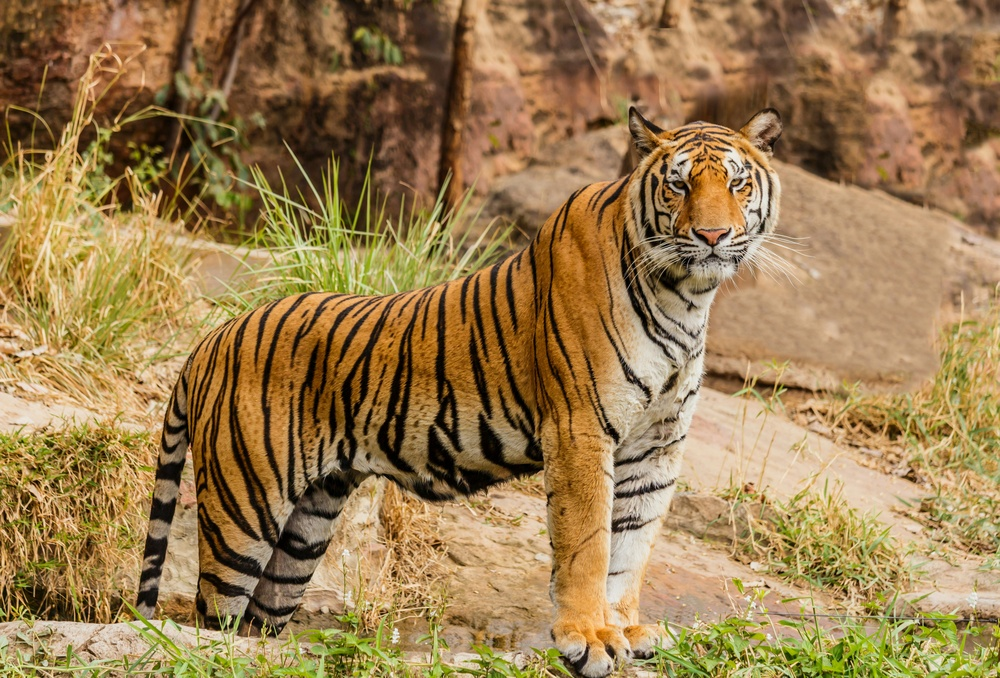
#> input picture Computer-Vision/Homework-1/tiger.jpg, 1000 x 678 px, shrunk from 4427 x 3000 before the run
$ jupyter execute Homework.ipynb
#> lines starting #> are read from the running program, lines starting #| are printed output that depends on the picture
# HOMEWORK 1

After the installation of Anaconda, jupyter notebook and the required virtual environment, you will have to test that everything has been set up correctly. For that purpose, you will have to execute the following code and run it without errors.

The code loads an image and creates a picture collage consisting of 4 pictures. Each of the four pictures is a version of the original image with the colour channels swapped.

You will have to also finish some part of the code :-)

[cell 1]
import cv2
import numpy as np
from matplotlib import pyplot as plt
plt.rcParams['figure.figsize'] = [15, 10]

[cell 2]
# Load an image (you can freely chose any image you like)
img = cv2.imread('tiger.jpg')
#> img is the input picture: shape (678, 1000, 3); mean B, G, R 80, 125.5, 155.9
# Convert it to RGB
img = cv2.cvtColor(img, cv2.COLOR_BGR2RGB)
# Plot it
plt.imshow(img)

Let's make a collage.

[cell 3]
# Split the image into the three colour channels
red, green, blue = cv2.split(img)
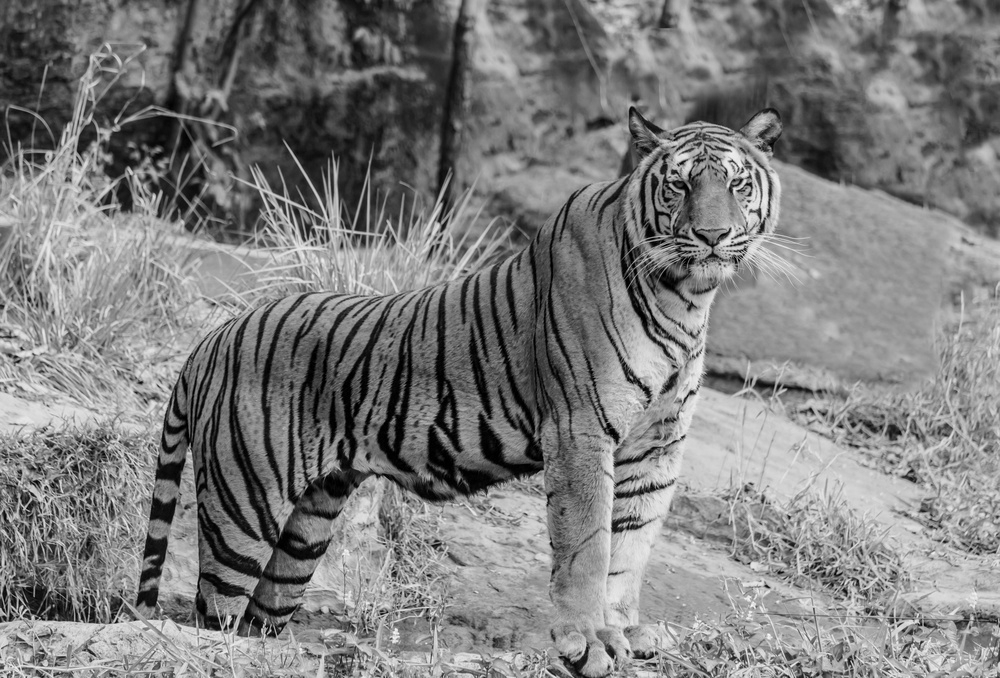
#> green: shape (678, 1000); min 0, max 252, mean 125.5
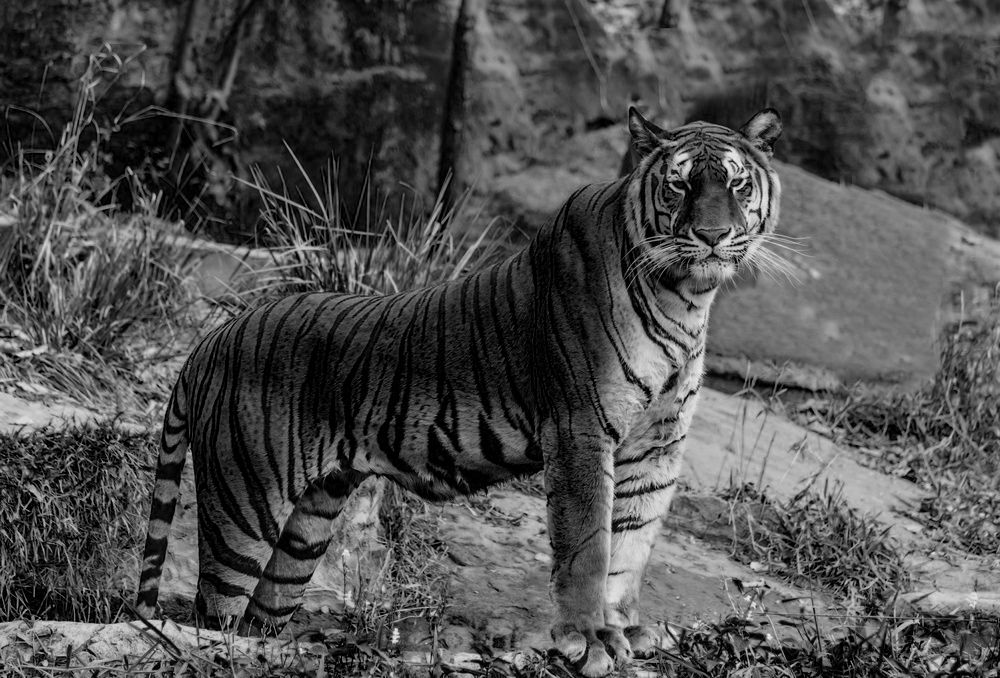
#> blue: shape (678, 1000); min 0, max 240, mean 80

# Compose the image in the RGB colour space
img1 = cv2.merge([red, green, blue])

# Compose the image in the RBG colour space
img2 = cv2.merge([red, blue, green])
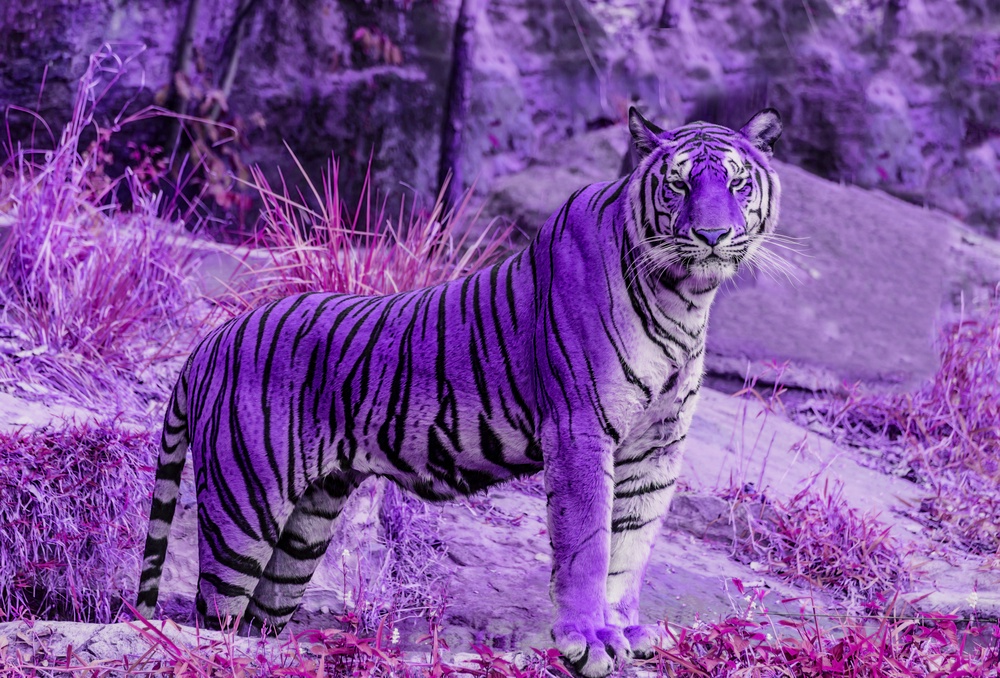
#> img2: shape (678, 1000, 3); mean of channels 0, 1, 2 155.9, 80, 125.5; drawn as B, G, R

# Compose the image in the GRB colour space
img3 = cv2.merge([green, red, blue])
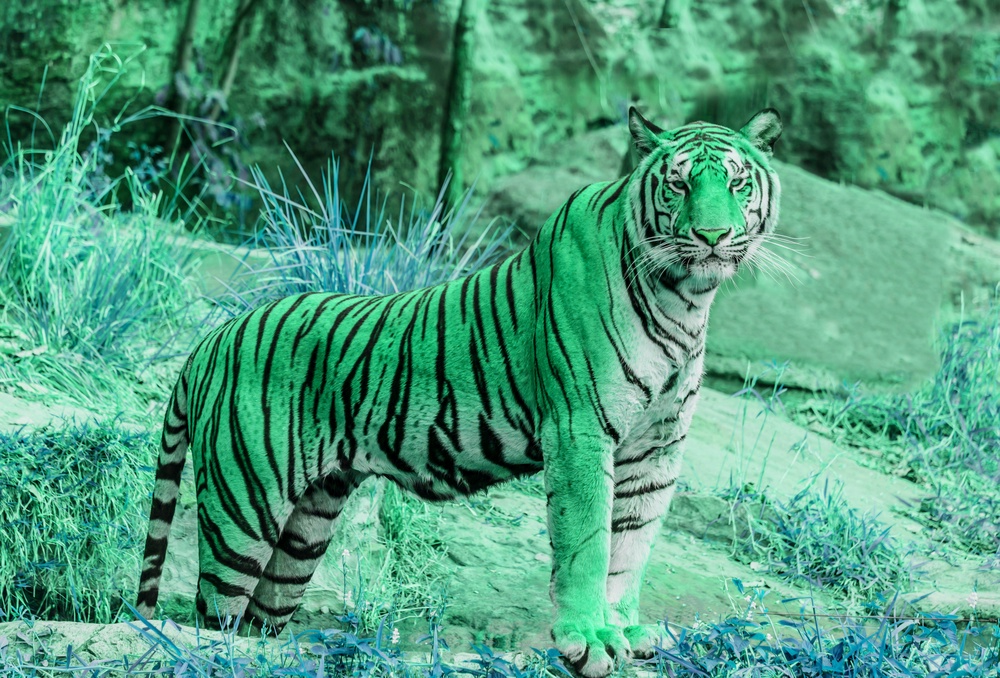
#> img3: shape (678, 1000, 3); mean of channels 0, 1, 2 125.5, 155.9, 80; drawn as B, G, R

# Compose the image in the BGR colour space
img4 = cv2.merge([blue, green, red])

# Create the collage
out1 = np.hstack([img1, img2])
out2 = np.hstack([img3, img4])
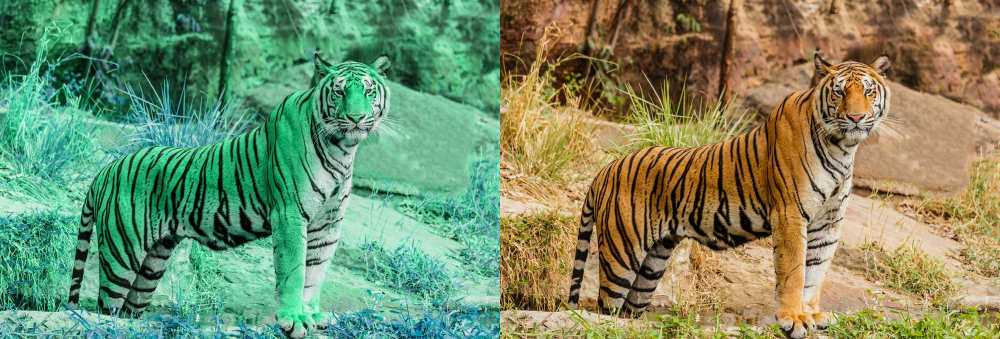
#> out2: shape (678, 2000, 3) (shown at 1/2 size); mean of channels 0, 1, 2 102.8, 140.7, 117.9; drawn as B, G, R
out = np.vstack([out1, out2])

# Plot the collage
plt.imshow(out)
plt.axis(False)

And now you are going to make a simple geometric collage. You need to flip your image both horizontally and vertically to obtain the following result.

You can flip the images "manually" but you might also find useful the numpy functions [fliplr](https://numpy.org/doc/stable/reference/generated/numpy.fliplr.html) and [flipud](https://numpy.org/doc/stable/reference/generated/numpy.flipud.html) ;-).

[cell 4]
# Load an image (you can freely chose any image you like)
img = cv2.imread('tiger.jpg')

# Convert it to RGB
img = cv2.cvtColor(img, cv2.COLOR_BGR2RGB)

# Make a collage
out1 = np.hstack([img, np.fliplr(img)])
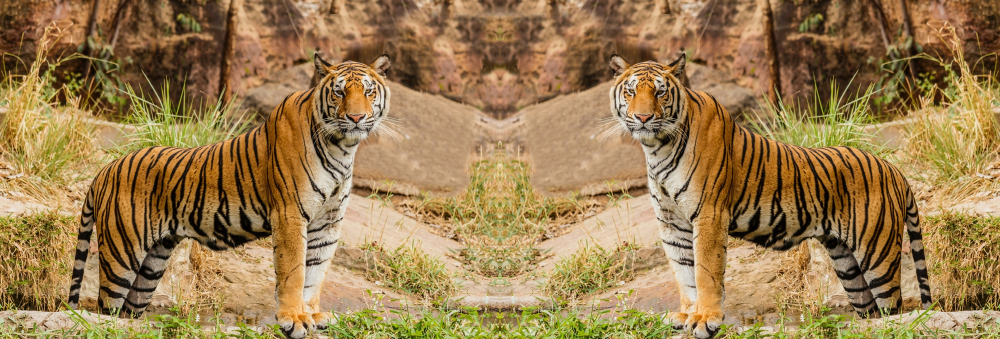
#> out1: shape (678, 2000, 3) (shown at 1/2 size); mean R, G, B 155.9, 125.5, 80
out2 = np.hstack([img, np.fliplr(img)])
out = np.vstack([out1, np.flipud(out2)])
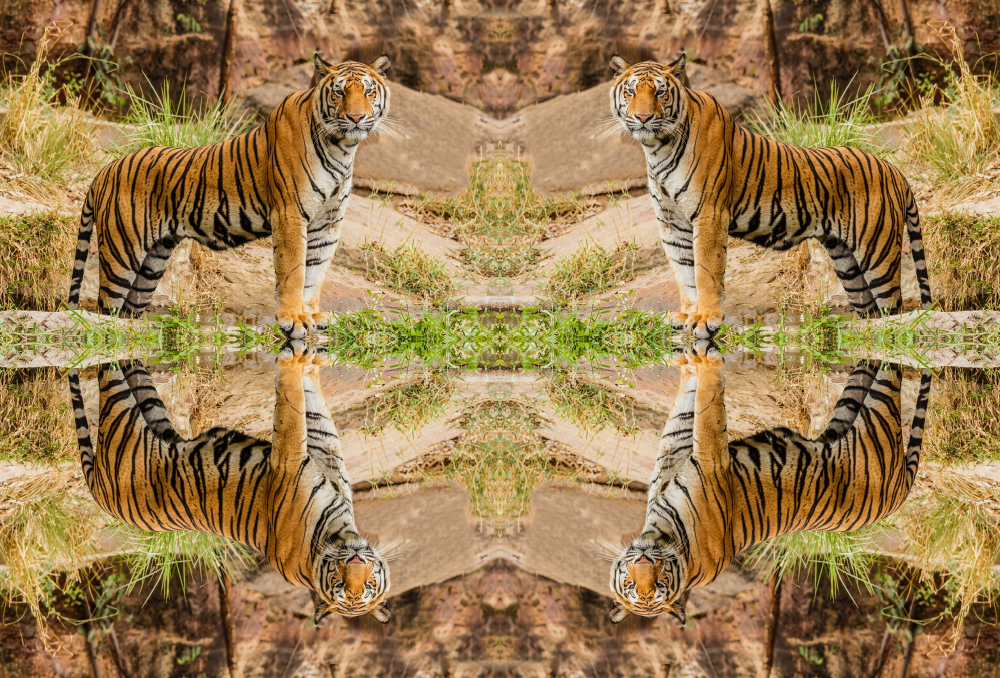
#> out: shape (1356, 2000, 3) (shown at 1/2 size); mean R, G, B 155.9, 125.5, 80

# Plot the collage
plt.imshow(out)
